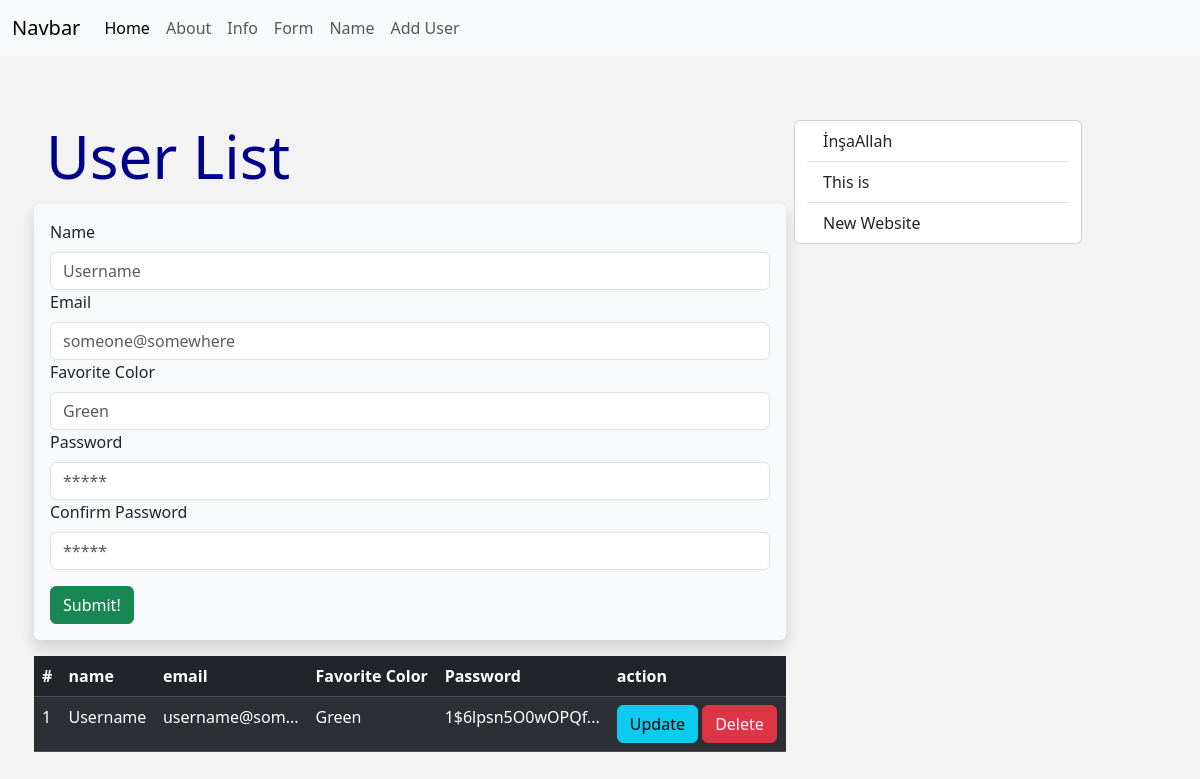
The page /user/add on the database as committed earlier.
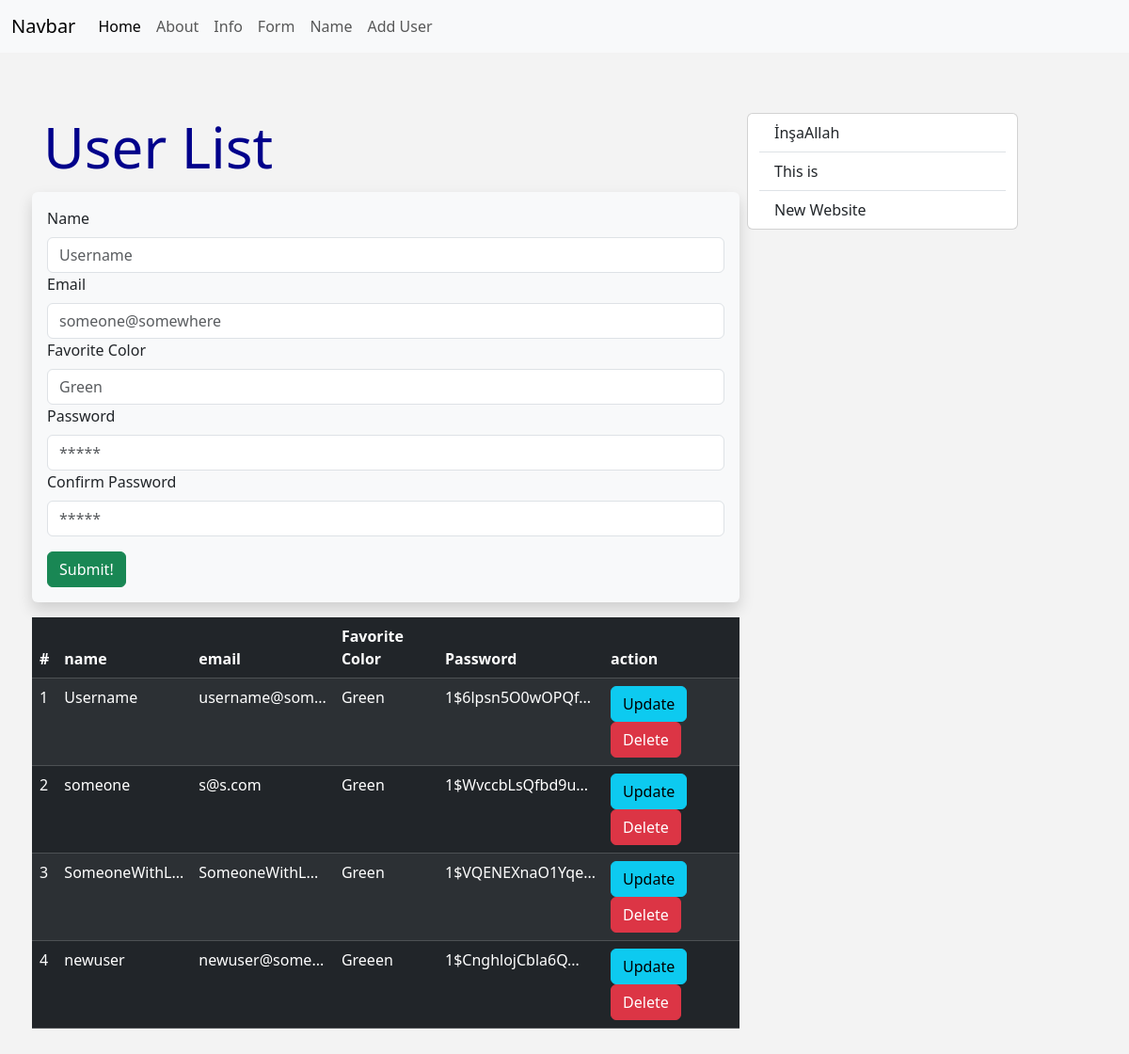
The same page on the database as committed later.
### main.py (models this page shows, shortened)
class Users(db.Model):
	id = db.Column(db.Integer, primary_key = True)
	name = db.Column(db.String(55), nullable = False)
	email = db.Column(db.String(125), nullable = False, unique = True)
	date_added = db.Column(db.DateTime, default = datetime.utcnow)
	favorite_color = db.Column(db.String(25))
	password = db.Column(db.String(101), nullable = False)
	def shorten_the_password(self):
		return str(self.password)[15:30] + "..."
	def get_name(self):
		if len(str(self.name)) > 15:
			return str(self.name)[:12] + "..."
		else:
			return str(self.name)
	def get_email(self):
		if len(str(self.email)) > 15:
			return str(self.email)[:12] + "..."
		else:
			return str(self.email)

### main.py (the view, shortened to what this page needs)
@app.route("/user/add", methods = ["GET", "POST"])
def add_user():
	name = None
	form = UserForm()
	our_users = Users.query.order_by(Users.id)
	return render_template("add_user.html", form = form, name = name, our_users = our_users)

### main.py
class UserForm(FlaskForm):
	name = StringField("Name", validators=[DataRequired()])
	email = EmailField("Email", validators=[DataRequired()])
	favorite_color = StringField("Favorite Color", validators=[DataRequired()])
	password = PasswordField("Password", validators=[DataRequired()])
	confirm_password = PasswordField("Confirm Password", validators=[DataRequired(), EqualTo("password", message="Passwords must match!")])
	submit = SubmitField(label = "Submit!")

### templates/add_user.html (shortened to what this page needs)
{% extends 'base.html' %}
{% block content %}
	<h1>User List</h1>
	<div class="shadow p-3 mt-1 bg-body-tertiary rounded">
		<form method="POST">
			{{form.name.label(class="form-label")}}
			{{form.name(class="form-control", placeholder = "Username")}}
			{{form.email.label(class="form-label")}}
			{{form.email(class="form-control", placeholder = "someone@somewhere")}}
			{{form.favorite_color.label(class="form-label")}}
			{{form.favorite_color(class="form-control", placeholder= "Green" )}}
			{{form.password.label(class="form-label")}}
			{{form.password(class="form-control", placeholder="*****")}}
			{{form.confirm_password.label(class="form-label")}}
			{{form.confirm_password(class="form-control", placeholder="*****")}}
			{{form.submit(class="btn btn-success mt-3")}}
		</form>
	</div>
	<br><br>
	<table class="table table-dark table-striped table-hover mt-3">
		<thead>
			<tr>
				<th class="col">#</th>
				<th class="col">name</th>
				<th class="col">email</th>
				<th class="col">Favorite Color</th>
				<th class="col">Password</th>
				<th class="col">action</th>
			</tr>
		</thead>
		<tbody>
			{% for our_user in our_users %}
			<tr scope="row">
				<td>{{our_user.id}}</td>
				<td>{{our_user.get_name()}}</td>
				<td>{{our_user.get_email()}}</td>
				<td>{{our_user.favorite_color}}</td>
				<td>{{our_user.shorten_the_password()}}</td>
				<td>
					<a class="btn btn-info" href="/user/{{our_user.id}}">Update</a>
					<a class="btn btn-danger" href="{{url_for('delete_user', id = our_user.id) }}">Delete</a>
				</td>
			</tr>
			{% endfor %}
		</tbody>
	</table>
{% endblock %}

### templates/base.html (shortened to what this page needs)
<!DOCTYPE html>
<html lang="en">
  <head>
    <link
      href="https://cdn.jsdelivr.net/npm/bootstrap@5.3.3/dist/css/bootstrap.min.css"
      rel="stylesheet"
    />
	<link rel="stylesheet" href="{{url_for('static', filename='css/style.css')}}">
  </head>
  <body>
    {% include 'navbar.html' %}
    <div class="container">
      <div class="row mt-5">
        <div class="col-8 p-3">
          <div class="row">{% block content %} {% endblock content %}</div>
        </div>
        <div class="col-4 p-3">
          <div class="row">
            <div class="card" style="width: 18rem;">
              <ul class="list-group list-group-flush">
                <li class="list-group-item">İnşaAllah</li>
                <li class="list-group-item">This is</li>
                <li class="list-group-item">New Website</li>
              </ul>
            </div>
          </div>
        </div>
      </div>
    </div>
  </body>
</html>

### templates/navbar.html (shortened to what this page needs)
<nav class="navbar navbar-expand-lg bg-body-tertiary bg-dark">
	<div class="container-fluid">
	  <a class="navbar-brand" href="{{url_for('index')}}">Navbar</a>
	  <div class="collapse navbar-collapse" id="navbarNav">
		<ul class="navbar-nav">
		  <li class="nav-item">
			<a class="nav-link active" aria-current="page" href="{{url_for('index')}}">Home</a>
		  </li>
		  <li class="nav-item">
			<a class="nav-link" href="{{url_for('about')}}">About</a>
		  </li>
		  <li class="nav-item">
			<a class="nav-link" href="{{url_for('info')}}">Info</a>
		  </li>
		  <li class="nav-item">
			<a class="nav-link" href="{{url_for('form')}}">Form</a>
		  </li>
		  <li class="nav-item">
			<a class="nav-link" href="{{url_for('name')}}">Name</a>
		  </li>
		  <li class="nav-item">
			<a class="nav-link" href="{{url_for('add_user')}}">Add User</a>
		  </li>
		</ul>
	  </div>
	</div>
  </nav>

### static/css/style.css (style rules this page uses)
h1 { color: darkblue; font-size: 60px; }
body { background-color: rgb(243, 243, 243); }

Rows that differ between the two databases and show on the page:
added Users: id "2", get_name "someone", get_email "s@s.com", favorite_color "Green", shorten_the_password "1$WvccbLsQfbd9u..."
added Users: id "3", get_name "SomeoneWithL...", get_email "SomeoneWithL...", favorite_color "Green", shorten_the_password "1$VQENEXnaO1Yqe..."
added Users: id "4", get_name "newuser", get_email "newuser@some...", favorite_color "Greeen", shorten_the_password "1$CnghlojCbla6Q..."
